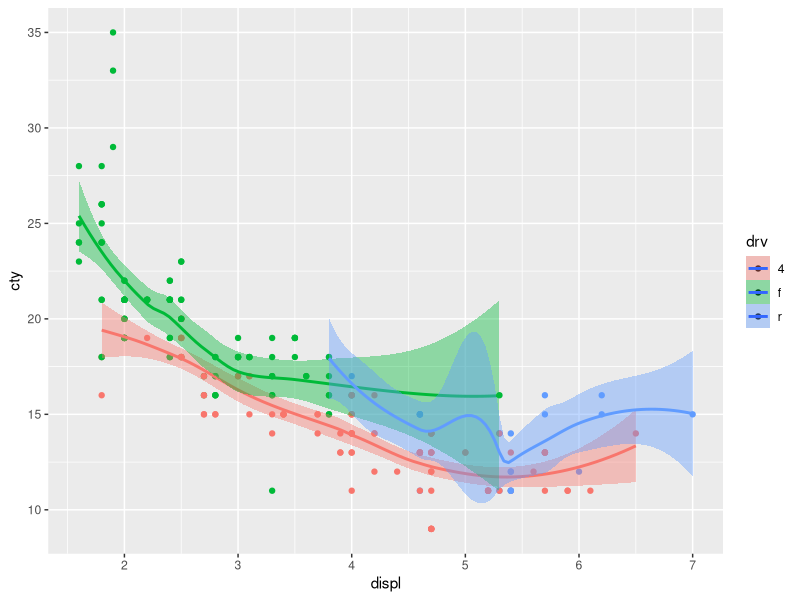

The R source for this figure:
## ---- chunk 1
setwd("/Users/tdas/Documents/R/ReproducibleResearch_and_DataVisualisation_in_R/RepResDatViz_ALS/StudentMaterials/turtorailKnitr_ALS")
library(ggplot2)
data(mpg)
## ---- chunk 2
ggplot(mpg,aes(x=displ,y=cty,fill=drv,colour=drv))+
  geom_point(stat="identity",position="identity")+
  geom_smooth(size=1)+scale_color_hue("Drive:", breaks=c(1,2,3),labels=c("4wd","front","rear"))
